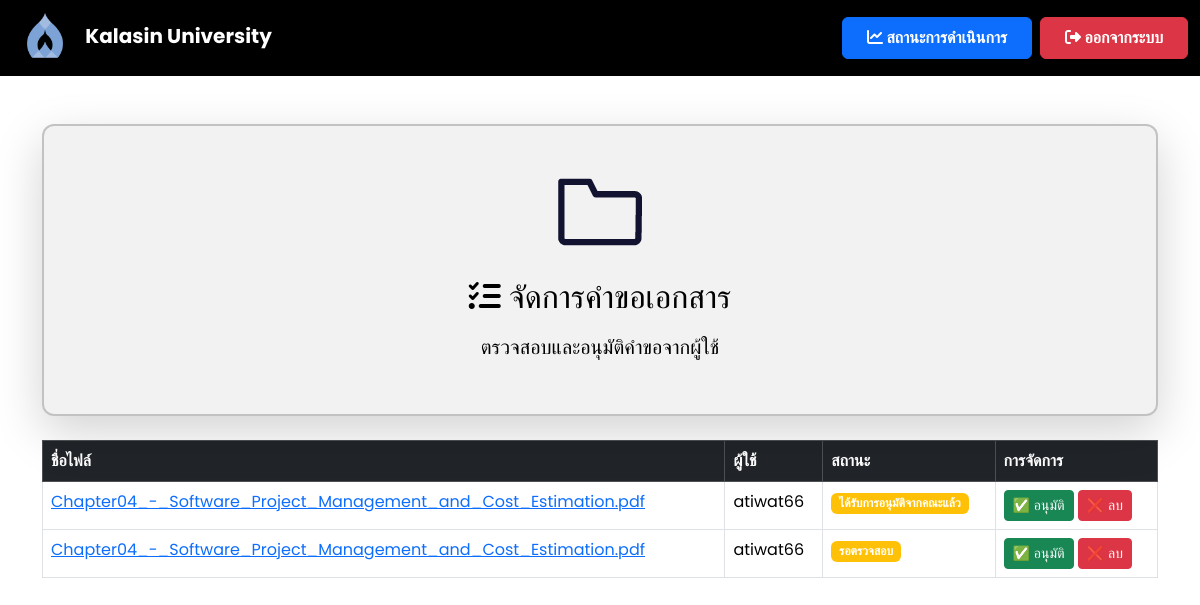
Before: /manage_requests (signed in) with the older database file.
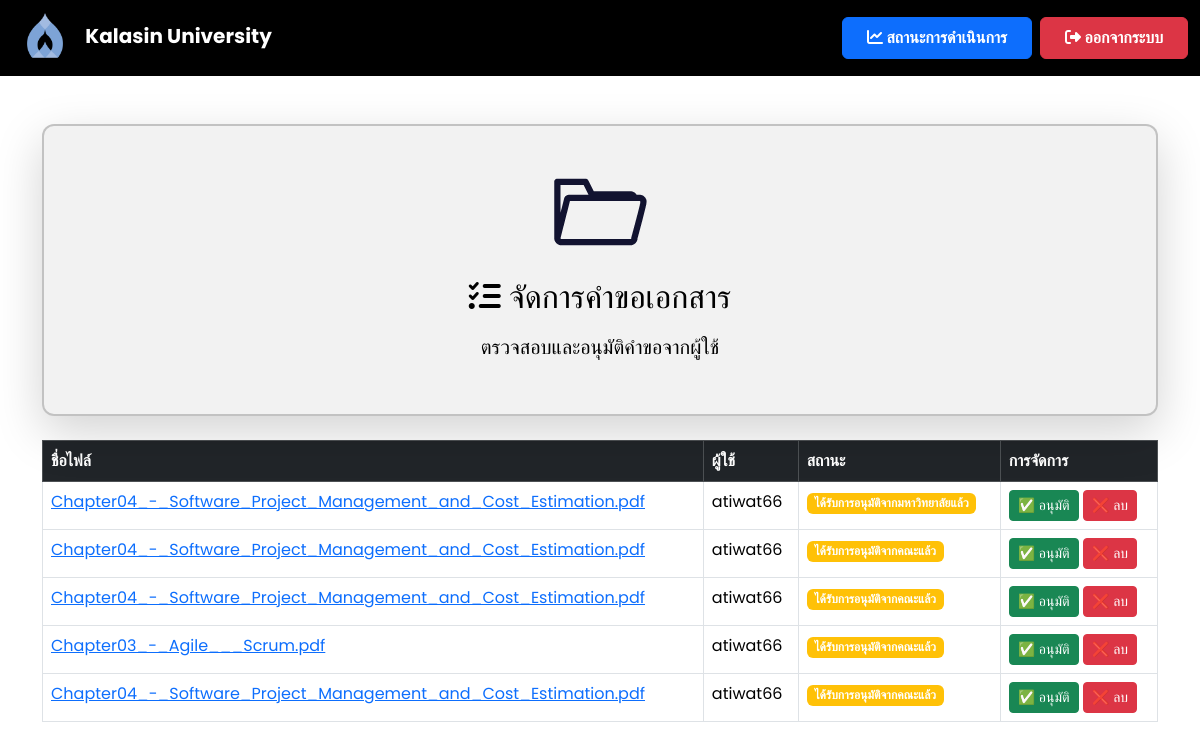
After: the same page with the newer database file.
### app.py (models this page shows)
class File(db.Model):
    id = db.Column(db.Integer, primary_key=True)
    filename = db.Column(db.String(255), nullable=False)
    file_path = db.Column(db.String(255), nullable=True)  # ✅ เพิ่มฟิลด์นี้
    status = db.Column(db.String(50), nullable=False, default="รอตรวจสอบ")
    comment = db.Column(db.Text, nullable=True)
    user_id = db.Column(db.Integer, db.ForeignKey('user.id'), nullable=False)

class User(db.Model):
    id = db.Column(db.Integer, primary_key=True)
    username = db.Column(db.String(100), unique=True, nullable=False)
    email = db.Column(db.String(150), unique=True, nullable=False)  # ✅ เพิ่ม email
    password = db.Column(db.String(200), nullable=False)
    role = db.Column(db.String(10), nullable=False, default='user')
    files = db.relationship('File', backref='user', lazy=True)

### app.py (the view)
@app.route('/manage_requests')
def manage_requests():
    if 'user_id' not in session or session.get('role') not in ['admin', 'faculty']:
        flash("⚠️ กรุณาเข้าสู่ระบบก่อน!", "warning")
        return redirect(url_for('login'))  # ถ้าไม่ได้ login ให้กลับไปหน้า login
    files = File.query.all()
    response = make_response(render_template('manage_requests.html', files=files))
    response.headers['Cache-Control'] = 'no-store, no-cache, must-revalidate, max-age=0'
    response.headers['Pragma'] = 'no-cache'
    response.headers['Expires'] = '0'
    return response

### templates/manage_requests.html (shortened to what this page needs)
<!DOCTYPE html>
<html lang="th">
<head>
    <link href="https://cdn.jsdelivr.net/npm/bootstrap@5.3.3/dist/css/bootstrap.min.css" rel="stylesheet">
    <link rel="stylesheet" href="https://cdnjs.cloudflare.com/ajax/libs/font-awesome/6.4.2/css/all.min.css">
</head>
<body>
    <nav class="navbar navbar-expand-lg navbar-dark">
        <div class="container-fluid">
            <a class="navbar-brand ms-2" href="{{ url_for('faculty_dashboard') }}">
                <img src="{{ url_for('static', filename='images/Kalasin_University_Seal.svg.png') }}"
                     alt="Kalasin University Logo" style="height: 50px; margin-right: 10px;">
                <strong>Kalasin University</strong>
            </a>
            <div class="ms-auto d-flex">
                <a href="{{ url_for('status') }}" class="btn btn-primary fw-bold px-4 py-2 me-2">
                    <i class="fas fa-chart-line"></i> สถานะการดำเนินการ
                </a>
                <a href="{{ url_for('logout') }}" class="btn btn-danger fw-bold px-4 py-2">
                    <i class="fas fa-sign-out-alt"></i> ออกจากระบบ
                </a>
            </div>
        </div>
    </nav>
<div class="container mt-5 d-flex justify-content-center">
    <div class="card shadow-lg" style="width: 1500px;">
        <div class="card-body d-flex flex-column align-items-center text-center">
            <img src="static/images/diiodid.gif" alt="Document Management" class="img-fluid mb-3" style="width: 100px; height: 100px;">
            <div>
                <h2 class="mb-3"><i class="fas fa-tasks"></i> จัดการคำขอเอกสาร</h2>
                <p class="lead">ตรวจสอบและอนุมัติคำขอจากผู้ใช้</p>
            </div>
        </div>
    </div>
</div>
    <div class="container mt-4">
        <table class="table table-bordered mt-3">
            <thead class="table-dark">
                <tr>
                    <th>ชื่อไฟล์</th>
                    <th>ผู้ใช้</th>
                    <th>สถานะ</th>
                    <th>การจัดการ</th>
                </tr>
            </thead>
            <tbody>
                {% for file in files %}
                <tr>
                    <td>
                        <a href="{{ url_for('uploaded_file', filename=file.filename) }}" target="_blank">
                            {{ file.filename }}
                        </a>
                    </td>
                    <td>{{ file.user.username }}</td>
                    <td>
                        <span class="badge {% if file.status == 'อนุมัติแล้ว' %} bg-success {% else %} bg-warning {% endif %}">
                            {{ file.status }}
                        </span>
                    </td>
                    <td>
                        {% if file.status != 'อนุมัติแล้ว' %}
                        <a href="{{ url_for('approve_file', file_id=file.id) }}" class="btn btn-success btn-sm">
                            ✅ อนุมัติ
                        </a>
                        {% endif %}
                        <a href="{{ url_for('delete_file', file_id=file.id) }}" class="btn btn-danger btn-sm"
                           onclick="return confirm('คุณแน่ใจหรือไม่ว่าต้องการลบไฟล์นี้?');">
                            ❌ ลบ
                        </a>
                    </td>
                </tr>
                {% else %}
                <tr>
                    <td colspan="4" class="text-center text-muted">ยังไม่มีคำขอเอกสาร</td>
                </tr>
                {% endfor %}
            </tbody>
        </table>
    </div>
</body>
</html>

### templates/manage_requests.html (style rules this page uses)
body { font-family: 'Poppins', sans-serif; background: white; color: black; }
.navbar { background: #000000; backdrop-filter: blur(10px); }
.card { background: rgba(0, 0, 0, 0.05); color: black; border-radius: 12px; padding: 20px; border: 2px solid rgba(0, 0, 0, 0.2); box-shadow: 0 5px 15px rgba(0, 0, 0, 0.2); }

Changed rows visible on the page:
changed File: status "ได้รับการอนุมัติจากคณะแล้ว" → "ได้รับการอนุมัติจากมหาวิทยาลัยแล้ว"
changed File (number 2 of 5 on the later page): status "รอตรวจสอบ" → "ได้รับการอนุมัติจากคณะแล้ว"
added File: filename "Chapter04_-_Software_Project_Management_and_Cost_Estimation.pdf", user.username "atiwat66", status "ได้รับการอนุมัติจากคณะแล้ว"
added File: filename "Chapter03_-_Agile___Scrum.pdf", user.username "atiwat66", status "ได้รับการอนุมัติจากคณะแล้ว"
added File: filename "Chapter04_-_Software_Project_Management_and_Cost_Estimation.pdf", user.username "atiwat66", status "ได้รับการอนุมัติจากคณะแล้ว"
